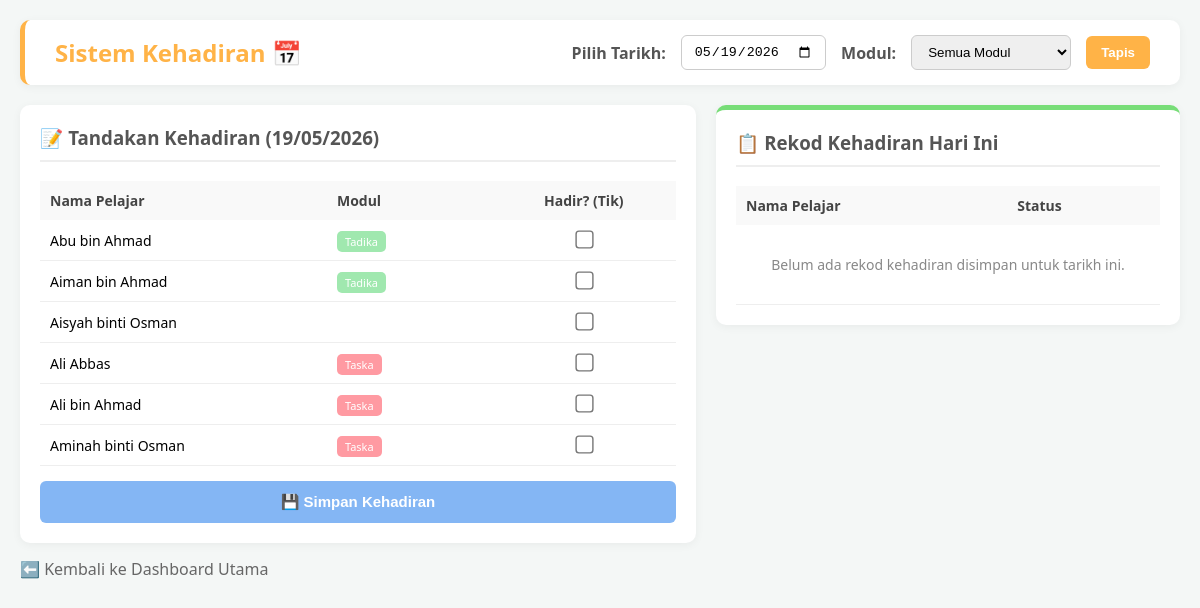
Page /ambil_kehadiran.php (signed in) on the earlier database version.
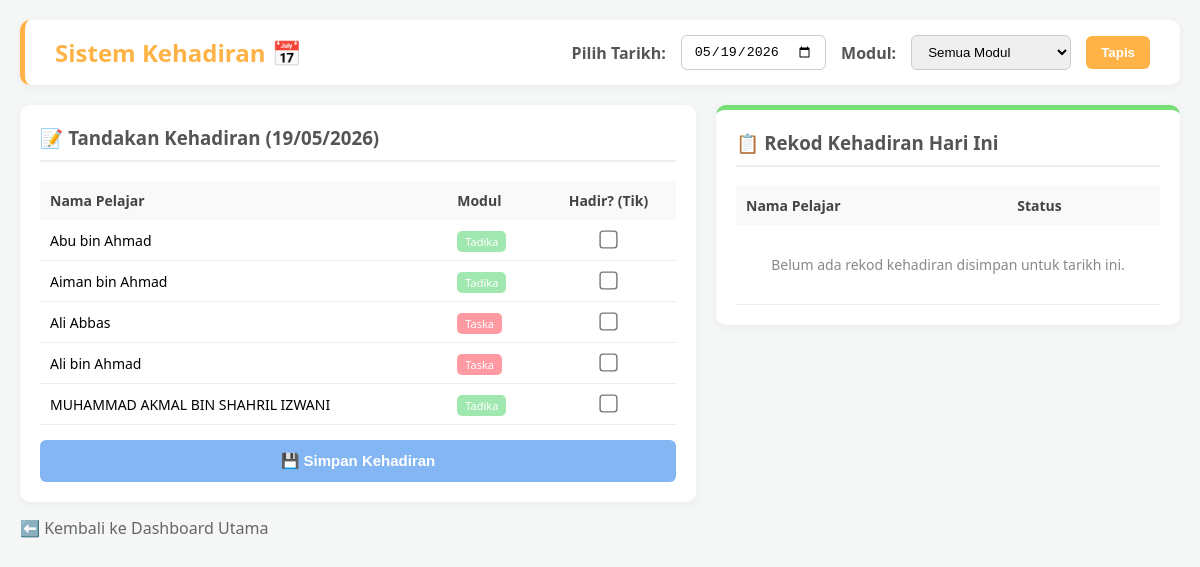
Same page on the later database version.
### tables this page shows
CREATE TABLE `students` (
  `id` int(11) NOT NULL,
  `parent_id` int(11) NOT NULL,
  `full_name` varchar(100) NOT NULL,
  `mykid_number` varchar(20) NOT NULL,
  `module` enum('Taska','Tadika','KAFA Care') NOT NULL,
  `health_record` text DEFAULT NULL,
  `allergies` text DEFAULT NULL,
  `status` enum('Pending','Active','Graduated','Withdrawn') DEFAULT 'Pending',
  `created_at` timestamp NOT NULL DEFAULT current_timestamp(),
  `parent_name` varchar(100) NOT NULL,
  `parent_ic` varchar(15) NOT NULL,
  `parent_phone` varchar(15) NOT NULL,
  `parent_email` varchar(100) NOT NULL,
  `employer_name` varchar(100) NOT NULL,
  `employer_address` text NOT NULL,
  `address` text NOT NULL,
  `postcode` varchar(10) NOT NULL,
  `state` varchar(50) NOT NULL
);

### ambil_kehadiran.php (the view, shortened to what this page needs)
<?php
require 'db.php';
$filter_date = isset($_GET['date']) ? $_GET['date'] : date('Y-m-d');
$filter_module = isset($_GET['module']) ? $_GET['module'] : '';
$sql_kiri = "SELECT * FROM students WHERE status = 'Active'";
$sql_kiri .= " ORDER BY full_name ASC";
$result_kiri = $conn->query($sql_kiri);
$sql_kanan = "SELECT a.status, s.full_name, s.module
              FROM attendance a
              JOIN students s ON a.student_id = s.id
              WHERE a.date = '$filter_date'";
$sql_kanan .= " ORDER BY s.full_name ASC";
$result_kanan = $conn->query($sql_kanan);
?>
<!DOCTYPE html>
<html lang="ms">
<head>
</head>
<body>
    <div class="header-bar">
        <h2 style="margin:0; color:#ffb347;">Sistem Kehadiran 📅</h2>
        <form method="GET" action="ambil_kehadiran.php">
            <label style="font-weight:bold; color:#555;">Pilih Tarikh:</label>
            <input type="date" name="date" value="<?php echo $filter_date; ?>">
            <label style="font-weight:bold; color:#555;">Modul:</label>
            <select name="module">
                <option value="">Semua Modul</option>
            </select>
            <button type="submit" class="btn-search">Tapis</button>
        </form>
    </div>
    <div class="main-container">
        <div class="panel left-panel">
            <h3>📝 Tandakan Kehadiran (<?php echo date('d/m/Y', strtotime($filter_date)); ?>)</h3>
            <form method="POST" action="ambil_kehadiran.php?date=<?php echo $filter_date; ?>&module=<?php echo $filter_module; ?>">
                <table>
                    <thead>
                        <tr>
                            <th>Nama Pelajar</th>
                            <th>Modul</th>
                            <th style="text-align:center;">Hadir? (Tik)</th>
                        </tr>
                    </thead>
                    <tbody>
                        <?php if ($result_kiri->num_rows > 0): ?>
                            <?php while($row = $result_kiri->fetch_assoc()):
                                $tagClass = 'tag-' . strtolower(str_replace(' ', '', $row['module']));
                            ?>
                                <tr>
                                    <td style="font-weight:500;"><?php echo htmlspecialchars($row['full_name']); ?></td>
                                    <td><span class="tag <?php echo $tagClass; ?>"><?php echo $row['module']; ?></span></td>
                                    <td style="text-align:center;">
                                        <input type="checkbox" name="hadir[]" value="<?php echo $row['id']; ?>" style="transform: scale(1.4); cursor:pointer;">
                                    </td>
                                </tr>
                            <?php endwhile; ?>
                        <?php else: ?>
                            <tr><td colspan="3" style="text-align:center; color:#888;">Tiada rekod pelajar.</td></tr>
                        <?php endif; ?>
                    </tbody>
                </table>
                <button type="submit" name="simpan_kehadiran" class="btn-submit">💾 Simpan Kehadiran</button>
            </form>
        </div>
        <div class="panel right-panel">
            <h3>📋 Rekod Kehadiran Hari Ini</h3>
            <table>
                <thead>
                    <tr>
                        <th>Nama Pelajar</th>
                        <th>Status</th>
                    </tr>
                </thead>
                <tbody>
                    <?php if ($result_kanan->num_rows > 0): ?>
                        <?php while($row = $result_kanan->fetch_assoc()):
                            $statusText = ($row['status'] == 'Present') ? 'HADIR' : 'ABSENT';
                            $statusClass = ($row['status'] == 'Present') ? 'status-P' : 'status-A';
                        ?>
                            <tr>
                                <td><?php echo htmlspecialchars($row['full_name']); ?></td>
                                <td class="<?php echo $statusClass; ?>"><?php echo $statusText; ?></td>
                            </tr>
                        <?php endwhile; ?>
                    <?php else: ?>
                        <tr><td colspan="2" style="text-align:center; color:#888; padding:30px 0;">Belum ada rekod kehadiran disimpan untuk tarikh ini.</td></tr>
                    <?php endif; ?>
                </tbody>
            </table>
        </div>
    </div>
    <a href="home.php" class="btn-back">⬅️ Kembali ke Dashboard Utama</a>
</body>
</html>

Differences in the rows shown:
no longer on this page (row edited): students: full_name "Aisyah binti Osman", module "KAFA Care" (drawn)
no longer on this page (row edited): students: full_name "Aminah binti Osman", module "Taska"
added students: full_name "MUHAMMAD AKMAL BIN SHAHRIL IZWANI", module "Tadika"
